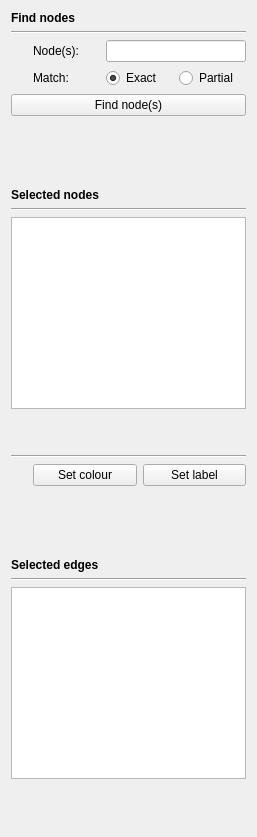
   <widget class="QWidget" name="selectionScrollAreaWidgetContents">
    <property name="geometry">
     <rect>
      <x>0</x>
      <y>0</y>
      <width>257</width>
      <height>837</height>
     </rect>
    </property>
    <property name="sizePolicy">
     <sizepolicy hsizetype="Minimum" vsizetype="Preferred">
      <horstretch>0</horstretch>
      <verstretch>0</verstretch>
     </sizepolicy>
    </property>
    <layout class="QVBoxLayout" name="verticalLayout_4">
     <item>
      <widget class="QLabel" name="label_14">
       <property name="sizePolicy">
        <sizepolicy hsizetype="Minimum" vsizetype="Preferred">
         <horstretch>0</horstretch>
         <verstretch>0</verstretch>
        </sizepolicy>
       </property>
       <property name="font">
        <font>
         <weight>75</weight>
         <bold>true</bold>
        </font>
       </property>
       <property name="text">
        <string>Find nodes</string>
       </property>
      </widget>
     </item>
     <item>
      <widget class="Line" name="line_10">
       <property name="orientation">
        <enum>Qt::Horizontal</enum>
       </property>
      </widget>
     </item>
     <item>
      <widget class="QWidget" name="nodeSelectionWidget" native="true">
       <property name="enabled">
        <bool>true</bool>
       </property>
       <layout class="QGridLayout" name="gridLayout_2">
        <property name="leftMargin">
         <number>0</number>
        </property>
        <property name="topMargin">
         <number>0</number>
        </property>
        <property name="rightMargin">
         <number>0</number>
        </property>
        <property name="bottomMargin">
         <number>0</number>
        </property>
        <item row="1" column="0">
         <widget class="InfoTextWidget" name="selectionSearchNodesMatchTypeInfoText" native="true">
          <property name="enabled">
           <bool>true</bool>
          </property>
          <property name="sizePolicy">
           <sizepolicy hsizetype="Fixed" vsizetype="Fixed">
            <horstretch>0</horstretch>
            <verstretch>0</verstretch>
           </sizepolicy>
          </property>
          <property name="minimumSize">
           <size>
            <width>16</width>
            <height>16</height>
           </size>
          </property>
         </widget>
        </item>
        <item row="1" column="2">
         <widget class="QRadioButton" name="selectionSearchNodesExactMatchRadioButton">
          <property name="text">
           <string>Exact</string>
          </property>
          <property name="checked">
           <bool>true</bool>
          </property>
         </widget>
        </item>
        <item row="0" column="1">
         <widget class="QLabel" name="label_12">
          <property name="enabled">
           <bool>true</bool>
          </property>
          <property name="sizePolicy">
           <sizepolicy hsizetype="Minimum" vsizetype="Preferred">
            <horstretch>0</horstretch>
            <verstretch>0</verstretch>
           </sizepolicy>
          </property>
          <property name="text">
           <string>Node(s):</string>
          </property>
         </widget>
        </item>
        <item row="0" column="0">
         <widget class="InfoTextWidget" name="selectionSearchInfoText" native="true">
          <property name="sizePolicy">
           <sizepolicy hsizetype="Fixed" vsizetype="Fixed">
            <horstretch>0</horstretch>
            <verstretch>0</verstretch>
           </sizepolicy>
          </property>
          <property name="minimumSize">
           <size>
            <width>16</width>
            <height>16</height>
           </size>
          </property>
         </widget>
        </item>
        <item row="1" column="1">
         <widget class="QLabel" name="label_16">
          <property name="enabled">
           <bool>true</bool>
          </property>
          <property name="text">
           <string>Match:</string>
          </property>
         </widget>
        </item>
        <item row="1" column="3">
         <widget class="QRadioButton" name="selectionSearchNodesPartialMatchRadioButton">
          <property name="text">
           <string>Partial</string>
          </property>
         </widget>
        </item>
        <item row="0" column="2" colspan="2">
         <widget class="QLineEdit" name="selectionSearchNodesLineEdit">
          <property name="enabled">
           <bool>true</bool>
          </property>
          <property name="sizePolicy">
           <sizepolicy hsizetype="Minimum" vsizetype="Fixed">
            <horstretch>0</horstretch>
            <verstretch>0</verstretch>
           </sizepolicy>
          </property>
         </widget>
        </item>
       </layout>
      </widget>
     </item>
     <item>
      <widget class="QPushButton" name="selectNodesButton">
       <property name="text">
        <string>Find node(s)</string>
       </property>
      </widget>
     </item>
     <item>
      <widget class="QWidget" name="selectedNodesSpacerWidget" native="true">
       <layout class="QVBoxLayout" name="verticalLayout_5">
        <property name="leftMargin">
         <number>0</number>
        </property>
        <property name="topMargin">
         <number>0</number>
        </property>
        <property name="rightMargin">
         <number>0</number>
        </property>
        <property name="bottomMargin">
         <number>0</number>
        </property>
        <item>
         <spacer name="selectedNodesSpacer">
          <property name="orientation">
           <enum>Qt::Vertical</enum>
          </property>
          <property name="sizeType">
           <enum>QSizePolicy::Fixed</enum>
          </property>
          <property name="sizeHint" stdset="0">
           <size>
            <width>20</width>
            <height>60</height>
           </size>
          </property>
         </spacer>
        </item>
       </layout>
      </widget>
     </item>
     <item>
      <widget class="QLabel" name="selectedNodesTitleLabel">
       <property name="sizePolicy">
        <sizepolicy hsizetype="Minimum" vsizetype="Preferred">
         <horstretch>0</horstretch>
         <verstretch>0</verstretch>
        </sizepolicy>
       </property>
       <property name="font">
        <font>
         <weight>75</weight>
         <bold>true</bold>
        </font>
       </property>
       <property name="text">
        <string>Selected nodes</string>
       </property>
      </widget>
     </item>
     <item>
      <widget class="Line" name="selectedNodesLine1">
       <property name="orientation">
        <enum>Qt::Horizontal</enum>
       </property>
      </widget>
     </item>
     <item>
      <widget class="QPlainTextEdit" name="selectedNodesTextEdit">
       <property name="sizePolicy">
        <sizepolicy hsizetype="Ignored" vsizetype="Minimum">
         <horstretch>0</horstretch>
         <verstretch>0</verstretch>
        </sizepolicy>
       </property>
       <property name="readOnly">
        <bool>true</bool>
       </property>
      </widget>
     </item>
     <item>
      <widget class="QLabel" name="selectedNodesLengthLabel">
       <property name="sizePolicy">
        <sizepolicy hsizetype="Minimum" vsizetype="Preferred">
         <horstretch>0</horstretch>
         <verstretch>0</verstretch>
        </sizepolicy>
       </property>
       <property name="text">
        <string/>
       </property>
       <property name="alignment">
        <set>Qt::AlignLeading|Qt::AlignLeft|Qt::AlignVCenter</set>
       </property>
      </widget>
     </item>
     <item>
      <widget class="QLabel" name="selectedNodesDepthLabel">
       <property name="sizePolicy">
        <sizepolicy hsizetype="Minimum" vsizetype="Preferred">
         <horstretch>0</horstretch>
         <verstretch>0</verstretch>
        </sizepolicy>
       </property>
       <property name="text">
        <string/>
       </property>
       <property name="alignment">
        <set>Qt::AlignLeading|Qt::AlignLeft|Qt::AlignVCenter</set>
       </property>
      </widget>
     </item>
     <item>
      <widget class="Line" name="selectedNodesLine2">
       <property name="orientation">
        <enum>Qt::Horizontal</enum>
       </property>
      </widget>
     </item>
     <item>
      <widget class="QWidget" name="selectedNodesModificationWidget" native="true">
       <layout class="QGridLayout" name="gridLayout">
        <property name="leftMargin">
         <number>0</number>
        </property>
        <property name="topMargin">
         <number>0</number>
        </property>
        <property name="rightMargin">
         <number>0</number>
        </property>
        <property name="bottomMargin">
         <number>0</number>
        </property>
        <item row="0" column="0">
         <widget class="InfoTextWidget" name="setColourAndLabelInfoText" native="true">
          <property name="sizePolicy">
           <sizepolicy hsizetype="Fixed" vsizetype="Fixed">
            <horstretch>0</horstretch>
            <verstretch>0</verstretch>
           </sizepolicy>
          </property>
          <property name="minimumSize">
           <size>
            <width>16</width>
            <height>16</height>
           </size>
          </property>
         </widget>
        </item>
        <item row="0" column="2">
         <widget class="QPushButton" name="setNodeCustomLabelButton">
          <property name="toolTip">
           <string>Ctrl+L</string>
          </property>
          <property name="text">
           <string>Set label</string>
          </property>
         </widget>
        </item>
        <item row="0" column="1">
         <widget class="QPushButton" name="setNodeCustomColourButton">
          <property name="toolTip">
           <string>Ctrl+O</string>
          </property>
          <property name="text">
           <string>Set colour</string>
          </property>
         </widget>
        </item>
       </layout>
      </widget>
     </item>
     <item>
      <widget class="QWidget" name="selectedEdgesSpacerWidget" native="true">
       <layout class="QVBoxLayout" name="verticalLayout_6">
        <property name="leftMargin">
         <number>0</number>
        </property>
        <property name="topMargin">
         <number>0</number>
        </property>
        <property name="rightMargin">
         <number>0</number>
        </property>
        <property name="bottomMargin">
         <number>0</number>
        </property>
        <item>
         <spacer name="selectedEdgesSpacer">
          <property name="orientation">
           <enum>Qt::Vertical</enum>
          </property>
          <property name="sizeType">
           <enum>QSizePolicy::Fixed</enum>
          </property>
          <property name="sizeHint" stdset="0">
           <size>
            <width>20</width>
            <height>60</height>
           </size>
          </property>
         </spacer>
        </item>
       </layout>
      </widget>
     </item>
     <item>
      <widget class="QLabel" name="selectedEdgesTitleLabel">
       <property name="sizePolicy">
        <sizepolicy hsizetype="Minimum" vsizetype="Preferred">
         <horstretch>0</horstretch>
         <verstretch>0</verstretch>
        </sizepolicy>
       </property>
       <property name="font">
        <font>
         <weight>75</weight>
         <bold>true</bold>
        </font>
       </property>
       <property name="text">
        <string>Selected edges</string>
       </property>
      </widget>
     </item>
     <item>
      <widget class="Line" name="selectedEdgesLine">
       <property name="orientation">
        <enum>Qt::Horizontal</enum>
       </property>
      </widget>
     </item>
     <item>
      <widget class="QPlainTextEdit" name="selectedEdgesTextEdit">
       <property name="sizePolicy">
        <sizepolicy hsizetype="Ignored" vsizetype="Minimum">
         <horstretch>0</horstretch>
         <verstretch>0</verstretch>
        </sizepolicy>
       </property>
       <property name="readOnly">
        <bool>true</bool>
       </property>
      </widget>
     </item>
     <item>
      <spacer name="verticalSpacer_5">
       <property name="orientation">
        <enum>Qt::Vertical</enum>
       </property>
       <property name="sizeHint" stdset="0">
        <size>
         <width>20</width>
         <height>40</height>
        </size>
       </property>
      </spacer>
     </item>
    </layout>
   </widget>
